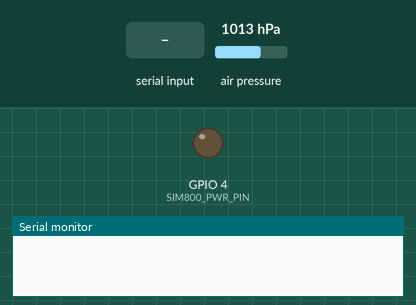
Recording of a sketch running on a simulated ESP32. Parts: output pins drawn as LEDs (lit = HIGH), the last lines printed to the serial monitor. Wiring (inferred from the names in the program): BME280 sensor at I2C address 0x76. Inputs (shaded band) come from the test bench; at power-on: air pressure 1013 hPa. The local clock reads 2024-03-15 10:24:30 at power-on unless the sketch sets it; storage starts empty; the modem accepts every AT command (registered, SIM ready, sends succeed) and sends nothing else. At 50.2 s the program puts the board to deep sleep or switches it off; the recording ends there.

Above: at 0.0 s.
At 3.8 s:
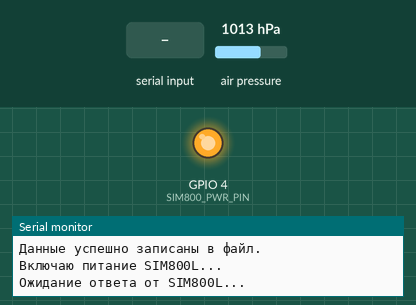
3.9 s: "+CREG: 0,1" received over the second serial link
5.5 s: ">" received over the second serial link
7.5 s: ",200," received over the second serial link
Timing chart, 0 to 50.2 s (numbered marks = the images above; inputs shaded):
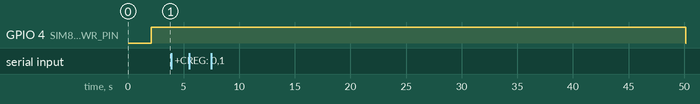

The sketch:

two_sensors_deep_sleep_mode_sim.ino
```cpp
#include <Wire.h>
#include <Adafruit_Sensor.h>
#include <Adafruit_BME280.h>
#include <MS5837.h>
#include "RTClib.h"
#include "FS.h"
#include "SPIFFS.h"
// #include <SoftwareSerial.h> // <-- УДАЛЕНО: SoftwareSerial не нужен для ESP32

// --- Настройки ---

// Пины для стандартной шины I2C (BME280 и DS3231)
#define I2C0_SDA 21
#define I2C0_SCL 22

// Пины для второй шины I2C (для MS5837)
#define I2C1_SDA 8
#define I2C1_SCL 9

// Настройки глубокого сна
#define uS_TO_S_FACTOR 1000000ULL
#define TIME_TO_SLEEP  3600

// Имя файла для логов
#define LOG_FILE "/water_level_log.csv"

// Константы для расчета
const float DENSITY_OF_FRESH_WATER = 997.0;
const float GRAVITY_ACCELERATION = 9.80665;

// --- Настройки SIM800L ---
#define SIM800_PWR_PIN 4   // Пин ESP32, подключенный к базе транзистора для управления питанием SIM800L
#define SIM800_RX_PIN  16  // RX на ESP32, подключается к TX на SIM800L
#define SIM800_TX_PIN  17  // TX на ESP32, подключается к RX на SIM800L

// Настройки для отправки данных
#define PHONE_NUMBER "+79123456789" // <-- ВАШ НОМЕР ТЕЛЕФОНА для SMS

// Настройки для отправки на сервер (GPRS)
const char apn[]      = "internet"; // <-- APN вашего оператора (например, "internet.mts.ru", "internet.beeline.ru")
const char server[]   = "your-server.com"; // <-- АДРЕС ВАШЕГО СЕРВЕРА
const char resource[] = "/api/datalogger.php"; // <-- Путь к скрипту на сервере

// --- Объекты ---
Adafruit_BME280 bme;
MS5837 ms5837;
RTC_DS3231 rtc;
// ИЗМЕНЕНО: Используем аппаратный UART2 (Serial2) вместо SoftwareSerial
HardwareSerial simSerial(2);

// --- Прототипы функций ---
void logDataToFile(String data);
bool powerUpSim800l();
void powerDownSim800l();
String sendATCommand(String cmd, long timeout, bool debug);
bool sendSms(String message);
bool sendDataToServer(String data);


void setup() {
  Serial.begin(115200);
  delay(2000);
  Serial.println("\n--- Автономный логгер уровня воды v2.0 ---");

  // Убедимся, что SIM800L выключен при старте
  pinMode(SIM800_PWR_PIN, OUTPUT);
  digitalWrite(SIM800_PWR_PIN, LOW);

  // --- Инициализация файловой системы SPIFFS ---
  if (!SPIFFS.begin(true)) {
    Serial.println("Ошибка монтирования SPIFFS!");
    ESP.restart();
  }

  // --- Инициализация BME280 и RTC на первой шине I2C ---
  // Активируем первую шину I2C
  Wire.begin(I2C0_SDA, I2C0_SCL);
  if (!bme.begin(0x76, &Wire)) Serial.println("Не удалось найти датчик BME280!");
  if (!rtc.begin()) Serial.println("Не удалось найти RTC!");
  // rtc.adjust(DateTime(F(__DATE__), F(__TIME__)));

  // --- Инициализация MS5837 на второй шине I2C ---
  // Активируем вторую шину I2C
  Wire.begin(I2C1_SDA, I2C1_SCL);
  if (!ms5837.init()) {
      Serial.println("Ошибка инициализации MS5837!");
  } else {
    ms5837.setModel(MS5837::MS5837_30BA);
    ms5837.setFluidDensity(DENSITY_OF_FRESH_WATER);
  }

  // --- Основная логика ---

  // 1. Получаем текущее время
  // Для работы с RTC нужно убедиться, что активна первая шина I2C
  Wire.begin(I2C0_SDA, I2C0_SCL);
  DateTime now = rtc.now();
  char timestamp[25];
  sprintf(timestamp, "%04d-%02d-%02d %02d:%02d:%02d", now.year(), now.month(), now.day(), now.hour(), now.minute(), now.second());

  // 2. Чтение данных с датчиков
  // Снова переключаемся на первую шину для BME280
  Wire.begin(I2C0_SDA, I2C0_SCL);
  float pressure_atmosphere_mbar = bme.readPressure() / 100.0F;

  // Переключаемся на вторую шину для MS5837
  Wire.begin(I2C1_SDA, I2C1_SCL);
  ms5837.read();
  float pressure_total_mbar = ms5837.pressure();
  float water_temp = ms5837.temperature();

  // 3. Расчеты
  float water_depth_cm = -1.0;
  if (!isnan(pressure_total_mbar) && !isnan(pressure_atmosphere_mbar)) {
    float pressure_water_mbar = pressure_total_mbar - pressure_atmosphere_mbar;
    if (pressure_water_mbar < 0) pressure_water_mbar = 0;
    float pressure_water_pa = pressure_water_mbar * 100.0;
    water_depth_cm = (pressure_water_pa / (DENSITY_OF_FRESH_WATER * GRAVITY_ACCELERATION)) * 100.0;
  } else {
    Serial.println("Ошибка чтения данных с одного из датчиков!");
  }

  // 4. Формирование строки для записи и отправки
  String dataString = String(timestamp) + "," +
                      String(water_depth_cm, 2) + "," +
                      String(water_temp, 2) + "," +
                      String(pressure_atmosphere_mbar, 2) + "," +
                      String(pressure_total_mbar, 2);

  Serial.print("Собранные данные: ");
  Serial.println(dataString);

  // 5. Запись данных в файл
  logDataToFile(dataString);

  // 6. Включение SIM800L и отправка данных
  if (powerUpSim800l()) {
    Serial.println("SIM800L включен и готов к работе.");

    // --- ВЫБЕРИТЕ ОДИН ИЗ СПОСОБОВ ОТПРАВКИ ---
    // Раскомментируйте нужную строку и закомментируйте другую

    // Способ 1: Отправка данных на сервер через GPRS (рекомендуется)
    sendDataToServer(dataString);

    // Способ 2: Отправка данных через SMS
    // sendSms("Water level data: " + dataString);

    // Выключаем модуль для экономии энергии
    powerDownSim800l();
  } else {
    Serial.println("Не удалось запустить SIM800L. Пропускаю отправку данных.");
  }

  // 7. Подготовка и уход в глубокий сон
  Serial.printf("Ухожу в сон на %d секунд...\n", TIME_TO_SLEEP);
  Serial.flush();
  esp_sleep_enable_timer_wakeup(TIME_TO_SLEEP * uS_TO_S_FACTOR);
  esp_deep_sleep_start();
}

void loop() {
  // Этот код никогда не будет выполнен
}

// --- Функции для работы с файлами ---
void logDataToFile(String data) {
  // ... (ваш код без изменений)
  Serial.printf("Запись в файл %s\n", LOG_FILE);
  File file = SPIFFS.open(LOG_FILE, FILE_APPEND);
  if (!file) {
    Serial.println("Не удалось открыть файл для записи, создаю новый.");
    file = SPIFFS.open(LOG_FILE, FILE_WRITE);
    if (!file) {
        Serial.println("Не удалось создать файл!");
        return;
    }
  }
  if (file.size() == 0) {
    file.println("Timestamp,Water_Depth_cm,Water_Temp_C,Atm_Pressure_mbar,Total_Pressure_mbar");
  }
  if (file.println(data)) {
    Serial.println("Данные успешно записаны в файл.");
  } else {
    Serial.println("Ошибка записи данных в файл.");
  }
  file.close();
}

// --- Функции для работы с SIM800L ---

// Включение модуля и ожидание регистрации в сети
bool powerUpSim800l() {
  Serial.println("Включаю питание SIM800L...");
  digitalWrite(SIM800_PWR_PIN, HIGH);
  delay(1000); // Даем время на стабилизацию питания

  // ИЗМЕНЕНО: Инициализируем HardwareSerial на нужных пинах
  simSerial.begin(9600, SERIAL_8N1, SIM800_RX_PIN, SIM800_TX_PIN);
  Serial.println("Ожидание ответа от SIM800L...");

  // Ждем, пока модуль начнет отвечать на AT-команды
  int retries = 10;
  while (retries-- > 0) {
    if (sendATCommand("AT\r\n", 1000, true).indexOf("OK") != -1) {
      break;
    }
    delay(1000);
  }
  if (retries <= 0) {
    Serial.println("SIM800L не отвечает.");
    powerDownSim800l();
    return false;
  }

  // Ждем регистрации в сети
  Serial.println("Ожидание регистрации в сети...");
  retries = 20;
  while (retries-- > 0) {
    String response = sendATCommand("AT+CREG?\r\n", 1000, false);
    if (response.indexOf("+CREG: 0,1") != -1 || response.indexOf("+CREG: 0,5") != -1) {
      Serial.println("Регистрация в сети успешна.");
      sendATCommand("ATE0\r\n", 1000, true); // Отключаем эхо
      return true;
    }
    delay(2000);
  }

  Serial.println("Не удалось зарегистрироваться в сети.");
  powerDownSim800l();
  return false;
}

// Выключение питания модуля
void powerDownSim800l() {
  Serial.println("Выключаю питание SIM800L.");
  digitalWrite(SIM800_PWR_PIN, LOW);
}

// Отправка SMS
bool sendSms(String message) {
  Serial.println("Отправка SMS...");
  sendATCommand("AT+CMGF=1\r\n", 2000, true); // Включаем текстовый режим
  String cmd = "AT+CMGS=\"" + String(PHONE_NUMBER) + "\"\r\n";
  if (sendATCommand(cmd, 2000, true).indexOf(">") != -1) {
    simSerial.print(message);
    simSerial.write(26); // Ctrl+Z для отправки
    String response = sendATCommand("", 10000, true); // Ждем ответа об отправке
    if (response.indexOf("OK") != -1) {
      Serial.println("SMS успешно отправлено.");
      return true;
    }
  }
  Serial.println("Ошибка отправки SMS.");
  return false;
}

// Отправка данных на сервер по GPRS
bool sendDataToServer(String data) {
  Serial.println("Отправка данных на сервер...");

  // 1. Настройка GPRS
  if (sendATCommand("AT+SAPBR=3,1,\"CONTYPE\",\"GPRS\"\r\n", 2000, true).indexOf("OK") == -1) return false;
  if (sendATCommand("AT+SAPBR=3,1,\"APN\",\"" + String(apn) + "\"\r\n", 2000, true).indexOf("OK") == -1) return false;

  // 2. Открытие GPRS соединения
  if (sendATCommand("AT+SAPBR=1,1\r\n", 10000, true).indexOf("OK") == -1) {
    Serial.println("Не удалось открыть GPRS соединение.");
    return false;
  }

  // 3. Инициализация HTTP
  if (sendATCommand("AT+HTTPINIT\r\n", 2000, true).indexOf("OK") == -1) return false;
  if (sendATCommand("AT+HTTPPARA=\"CID\",1\r\n", 2000, true).indexOf("OK") == -1) return false;

  // Формируем URL с данными. Пример: http://your-server.com/api/datalogger.php?data=...
  // Важно! Данные нужно кодировать для URL, но для простоты пока отправляем как есть.
  String url = "AT+HTTPPARA=\"URL\",\"http://" + String(server) + String(resource) + "?data=" + data + "\"\r\n";
  if (sendATCommand(url, 2000, true).indexOf("OK") == -1) return false;

  // 4. Отправка GET запроса
  if (sendATCommand("AT+HTTPACTION=0\r\n", 10000, true).indexOf("OK") == -1) return false;

  // Ждем ответа от сервера, например "+HTTPACTION: 0,200,54" где 200 - код успеха
  String response = sendATCommand("", 10000, true);
  if (response.indexOf(",200,") != -1) {
    Serial.println("Данные успешно отправлены на сервер (Код 200 OK).");
  } else {
    Serial.println("Сервер вернул ошибку или не ответил.");
    Serial.print("Ответ: ");
    Serial.println(response);
  }

  // 5. Закрытие соединений
  sendATCommand("AT+HTTPTERM\r\n", 2000, true);
  sendATCommand("AT+SAPBR=0,1\r\n", 2000, true);

  return true;
}

// Вспомогательная функция для отправки AT-команд и получения ответа
String sendATCommand(String cmd, long timeout, bool debug) {
  String response = "";
  if (cmd.length() > 0) {
    simSerial.print(cmd);
  }
  long startTime = millis();
  while ((millis() - startTime) < timeout) {
    if (simSerial.available()) {
      char c = simSerial.read();
      response += c;
    }
  }
  if (debug) {
    Serial.print("<- ");
    Serial.print(cmd.substring(0, cmd.length() - 2)); // Печатаем без \r\n
    Serial.print("\n-> ");
    Serial.println(response);
  }
  return response;
}
```
